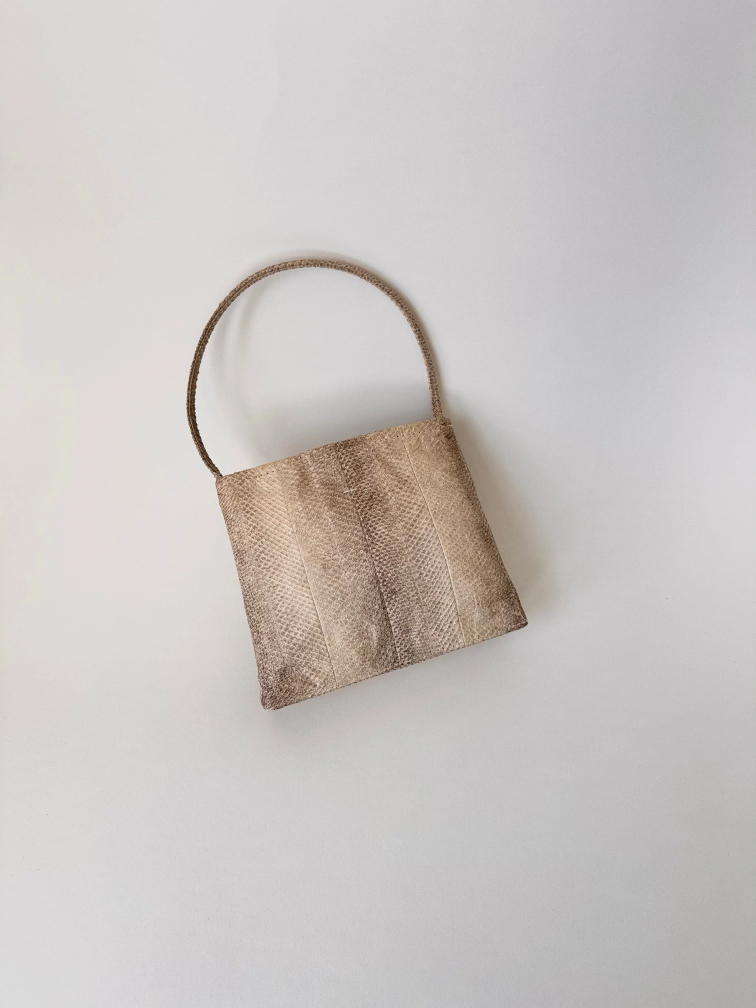
#> input picture img/desktop/shop-purse-flat.webp, 1512 x 2016 px, given in place of 2560dpi.png, which was not available (shown at 1/2 size)
$ python build-desktop-v2-assets.py ../img/desktop/shop-purse-flat.webp
#> lines starting #> are read from the running program, lines starting #| are printed output that depends on the picture; after the words box and inside, x2 and y2 are one past the last pixel; in counts of white or black regions, pixels touching at a corner belong together; pictures that were not available may be replaced by others from this repository, and a replacement may not be noted
#!/usr/bin/env python3
"""Desktop v2 (Drive redesign) image derivatives -> img/d2-*.jpg.

Every crop box below was measured by template-matching the photo region of
design-ref/desktop-v2/*@2x.png (2881px artboards = 1440 CSS px @2x; boxes noted in
artboard px) against the original source (normalised cross-correlation score noted),
so each derivative reproduces the mockup's composition at desktop resolution.
Sources are limited to img/photos-v2/* originals, the mobile v2 derivatives and the
existing img/desktop/*.webp assets where the mockup shows that exact photograph.
Nothing here overwrites a file used by mobile.

Run sequentially: python3 scripts/build-desktop-v2-assets.py [--verify]
(--verify re-scores every derivative against its artboard region; needs design-ref/.)
"""
from PIL import Image, ImageOps, ImageCms, ImageFilter
import io
import os
import sys
import numpy as np

Image.MAX_IMAGE_PIXELS = None
ROOT = os.path.dirname(os.path.dirname(os.path.abspath(__file__)))
IMG = os.path.join(ROOT, 'img')
V2 = os.path.join(IMG, 'photos-v2')
DK = os.path.join(IMG, 'desktop')
REF = os.path.join(ROOT, 'design-ref', 'desktop-v2')

SRGB = ImageCms.createProfile('sRGB')
_cache = {}


def open_src(path, rot=0, mirror=False):
#> called with path = 'img/photos-v2/2560dpi.png', rot = 0, mirror = False
    key = (path, rot, mirror)
    if key in _cache:
        return _cache[key]
    _cache.clear()  # one large original in memory at a time
    im = ImageOps.exif_transpose(Image.open(path))
#> im is the input picture: PIL image 1512x2016 RGB; mean R, G, B 201.8, 197.1, 195
    icc = im.info.get('icc_profile')
    if icc and 'sRGB' not in ImageCms.getProfileDescription(ImageCms.ImageCmsProfile(io.BytesIO(icc))):
        # iPhone originals are Display P3; the derivatives are untagged web JPEGs (sRGB)
        im = ImageCms.profileToProfile(im.convert('RGB'), ImageCms.ImageCmsProfile(io.BytesIO(icc)), SRGB,
                                       renderingIntent=ImageCms.Intent.PERCEPTUAL, outputMode='RGB')
    if im.mode in ('RGBA', 'LA', 'P'):
        im = im.convert('RGBA')
        bg = Image.new('RGB', im.size, 'white')
        bg.paste(im, mask=im.split()[3])
        im = bg
    im = im.convert('RGB')
    if mirror:
        im = ImageOps.mirror(im)
    if rot:
        im = im.rotate(rot, expand=True, resample=Image.BICUBIC)
    _cache[key] = im
    return im


def grade(im, g):
    """per-channel tone match to the artboard: move each channel's mean/std to the
    values measured on the artboard's graded photo"""
    if not g:
        return im
    a = np.asarray(im, np.float32)
    for c, (mean, std) in enumerate(g):
        ch = a[..., c]
        a[..., c] = (ch - ch.mean()) * (std / max(1.0, ch.std())) + mean
    return Image.fromarray(np.clip(a, 0, 255).astype(np.uint8))


def crop_padded(im, box):
    """crop; where the artboard frames wider than the photograph (plain studio backdrop),
    extend the backdrop by edge replication, softened so no streaks show."""
#> called with box = (0, 1466, 2560, 4710)
    x0, y0, x1, y1 = box
    if x0 >= 0 and y0 >= 0 and x1 <= im.width and y1 <= im.height:
        return im.crop(box)
    a = np.asarray(im)
    pl, pt = max(0, -x0), max(0, -y0)
    pr, pb = max(0, x1 - im.width), max(0, y1 - im.height)
    p = np.pad(a, ((pt, pb), (pl, pr), (0, 0)), mode='edge')
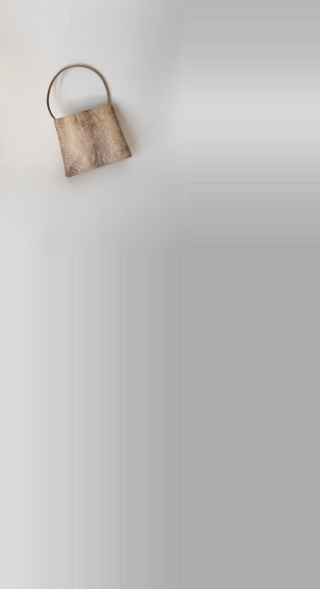
#> p: shape (4710, 2560, 3) (shown at 1/8 size); mean R, G, B 192.1, 190.5, 189.7
    out = Image.fromarray(p)
    soft = out.filter(ImageFilter.GaussianBlur(40))
    mask = Image.new('L', out.size, 255)
#> mask: PIL image 2560x4710 L; every value is 255
    mask.paste(0, (pl, pt, pl + im.width, pt + im.height))
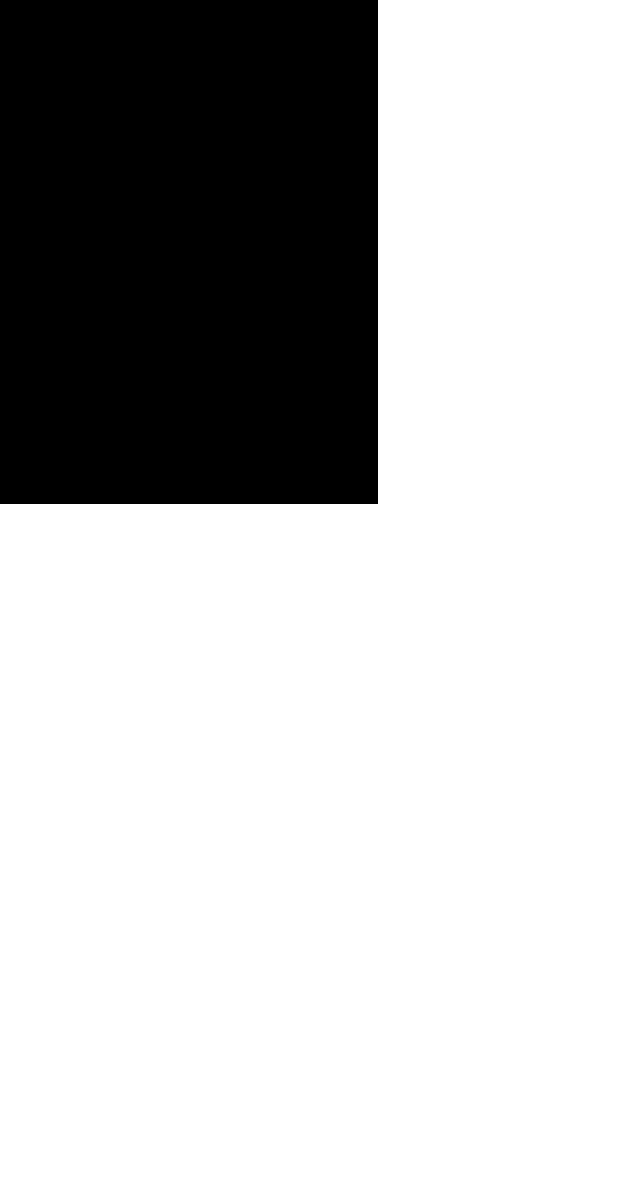
#> mask: PIL image 2560x4710 L (shown at 1/4 size); 74.7% white; 1 black region, box (x1, y1, x2, y2) and area: (0, 0, 1512, 2016) 3048192
    mask = mask.filter(ImageFilter.GaussianBlur(12))
    out = Image.composite(soft, out, mask)
    return out.crop((x0 + pl, y0 + pt, x1 + pl, y1 + pt))
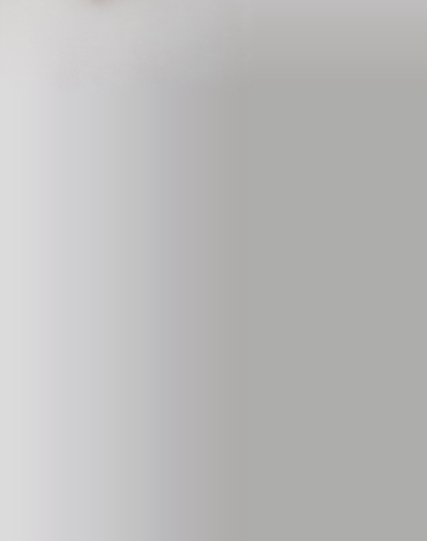
#> returned value: PIL image 2560x3244 RGB (shown at 1/6 size); mean R, G, B 187.6, 187.2, 186.5


def save(im, out, width, q=86):
#> called with out = 'd2-home-hero.jpg', width = 2560, q = 86
    if im.width > width:
        im = im.resize((width, round(im.height * width / im.width)), Image.LANCZOS)
    im.save(os.path.join(IMG, out), quality=q, optimize=True, progressive=True)
    print(f'  {out:26s} {im.width}x{im.height}')
#|   d2-home-hero.jpg           2560x3244
    return im


# name: (source, crop box in source px, output width, artboard, artboard box @2x, ncc, extra)
# output width = 2x the CSS width on the 1440 artboard, capped at the source's native pixels.
JOBS = [
    # === Home (Home@2x.png) ===
    ('d2-home-hero.jpg', f'{V2}/2560dpi.png', (0, 1466, 2560, 4710), 2560, 'Home', (0, 0, 2881, 3651), .994, {}),
    ('d2-home-purse.jpg', f'{DK}/purse-editorial.webp', (0, 0, 2394, 3192), 1114, 'Home', (243, 3894, 1356, 5378), .999, {}),
    ('d2-home-bookmark.jpg', f'{V2}/WRM3172-Edit.jpg', (637, 1181, 5511, 6849), 1276, 'Home', (1379, 3894, 2655, 5378), .984, {}),
    # the artboard sets the tote smaller than the frame: core (tote) region 480,5600-2400,7180
    # matched at ncc .952, scale 3.8623; the black backdrop is extended to the full-bleed band.
    ('d2-home-tote.jpg', f'{V2}/WRM3221-Edit.jpg', (-1483, -185, 9644, 6161), 2880, 'Home', (0, 5552, 2881, 7195), .952, {'gain': 0.92}),
    # gallery (Photo by Michelle Min): only exists in the cleaned mobile derivative
    ('d2-home-gallery.jpg', f'{IMG}/m2-home-gallery.jpg', (0, 153, 1200, 1584), 1200, 'Home', (1469, 7361, 2881, 9045), .972, {}),
    ('d2-home-mood.jpg', f'{V2}/IMG_4241.jpg', (31, 293, 4032, 1986), 1250, 'Home', (816, 9742, 2066, 10271), .955, {'gain': 0.6}),
    # === Shop (SHOP@2x.png) ===
    # Salmon Purse master: the high-res shop-purse-flat.webp (1512x2016), whole frame
    ('d2-shop-purse.jpg', f'{DK}/shop-purse-flat.webp', (0, 0, 1512, 2016), 1044, 'SHOP', (300, 458, 996, 1386), .935, {'gain': 1.13}),
    ('d2-shop-dyedbag.jpg', f'{DK}/world-dyed-bag.webp', (26, 0, 2249, 2913), 1466, 'SHOP', (1414, 0, 2881, 1922), .932, {'gain': 1.07}),
    ('d2-shop-bookmark.jpg', f'{V2}/WRM3172-Edit.jpg', (2956, 471, 6908, 5435), 1414, 'SHOP', (0, 1922, 1414, 3698), .985, {'rot': 90}),
    # only copy of the bookmark-on-book photograph in the repo (540x676); flagged as low-res
    ('d2-shop-bookbm.jpg', f'{DK}/shop-bookmark-book.webp', (0, 0, 540, 676), 540, 'SHOP', (1785, 2386, 2482, 3259), .967, {}),
    # only copy of the amber tote photograph in the repo (1400x857); flagged as 1x
    ('d2-shop-tote.jpg', f'{DK}/tote.webp', (8, 5, 1400, 853), 1392, 'SHOP', (0, 4112, 2876, 5864), .991, {}),
    ('d2-shop-c-purse.jpg', f'{V2}/2560dpi.png', (0, 1466, 2560, 4707), 730, 'SHOP', (70, 6456, 800, 7380), .969, {}),
    ('d2-shop-c-bookmark.jpg', f'{V2}/WRM3172-Edit.jpg', (2962, 471, 6912, 5416), 738, 'SHOP', (822, 6456, 1560, 7380), .987, {'rot': 90}),
    ('d2-shop-c-tote.jpg', f'{V2}/WRM3221-Edit.jpg', (0, 0, 8256, 6182), 1234, 'SHOP', (1580, 6456, 2814, 7380), .998, {}),
    # === Product detail (Salmon Purse / Bookmark / Algae Tote @2x.png) ===
    ('d2-pd-purse-1.jpg', f'{V2}/Ecomm.jpg', (253, 483, 2781, 3793), 1440, 'Salmon Purse', (0, 0, 1440, 1886), .976, {}),
    # photo 2 (three-quarter view on white, 0,1888-1440,3808) has no source in the repo: omitted
    ('d2-pd-purse-3.jpg', f'{DK}/purse-grain.webp', (0, 0, 2400, 1797), 1440, 'Salmon Purse', (0, 3820, 1440, 4898), .996, {}),
    ('d2-pd-purse-4.jpg', f'{DK}/purse-corner.webp', (0, 0, 2389, 3199), 1440, 'Salmon Purse', (0, 4898, 1440, 6826), .995, {}),
    ('d2-pd-purse-5.jpg', f'{V2}/IMG_9859.jpg', (0, 45, 2937, 3619), 1440, 'Salmon Purse', (0, 6826, 1440, 8578), .987, {}),
    # only copy of the bookmark-on-open-book photograph (1400x963); flagged as 1x
    ('d2-pd-bm-1.jpg', f'{DK}/bookmark-book.webp', (0, 108, 1400, 963), 1400, 'Bookmark', (0, 0, 2881, 1760), .970, {}),
    ('d2-pd-bm-2.jpg', f'{V2}/WRM3172-Edit.jpg', (614, 1152, 5524, 6849), 1434, 'Bookmark', (0, 1760, 1434, 3424), .993, {}),
    # the artboard uses this original mirrored (ncc .968 mirrored vs <.21 as shot)
    ('d2-pd-bm-3.jpg', f'{V2}/IMG_3794.jpg', (22, 34, 3024, 4032), 1434, 'Bookmark', (0, 3424, 1434, 5334), .968, {'mirror': True}),
    ('d2-pd-tote-1.jpg', f'{DK}/tote.webp', (0, 0, 849, 1400), 849, 'Algae Tote', (0, 0, 1448, 2388), .992, {'rot': -90, 'gain': 1.43}),
    ('d2-pd-tote-2.jpg', f'{V2}/WRM3221-Edit.jpg', (0, 75, 8256, 6153), 1448, 'Algae Tote', (0, 2388, 1448, 3454), .997, {}),
    # === About Materials (Mateiral Story@2x.png) ===
    ('d2-mat-fish.jpg', f'{DK}/purse-grain.webp', (317, 27, 1703, 1759), 1386, 'Mateiral Story', (0, 0, 1440, 1800), .887, {'gain': 0.9}),
    # the artboard grades this sheet dark olive; box aligned on the two stitch lines (ncc .58,
    # grading is non-linear), tone matched by mean/std per channel
    ('d2-mat-algae.jpg', f'{V2}/WRM3266-Edit.jpg', (720, 3269, 4180, 7592), 1440, 'Mateiral Story', (1440, 0, 2881, 1800), .582, {'grade': 'algae'}),
    # === Material stories ===
    ('d2-fish-hero.jpg', f'{V2}/IMG_4585.jpg', (106, 409, 3019, 4031), 1444, 'Fish Leather Mateiral Story', (0, 0, 1444, 1796), .977, {'gain': 0.69}),
    # only copy of the Ainu archive photograph (370x345); flagged as 1x
    ('d2-fish-ainu.jpg', f'{DK}/fish-ainu-design-crop.webp', (16, 22, 364, 273), 348, 'Fish Leather Mateiral Story', (422, 2242, 1132, 2752), .963, {}),
    ('d2-fish-p-tote.jpg', f'{V2}/WRM3221-Edit.jpg', (0, 0, 8216, 6192), 1218, 'Fish Leather Mateiral Story', (194, 3848, 1412, 4766), .964, {'gain': 0.71}),
    ('d2-fish-p-algae.jpg', f'{V2}/WRM3266-Edit.jpg', (743, 3068, 4295, 5635), 1270, 'Fish Leather Mateiral Story', (1446, 3848, 2716, 4766), .615, {'grade': 'algae'}),
    ('d2-algae-hero.jpg', f'{V2}/IMG_0611.jpg', (34, 11, 3011, 3746), 1428, 'Algae Material Story', (0, 0, 1428, 1792), .987, {}),
    ('d2-algae-p-tote.jpg', f'{V2}/WRM3221-Edit.jpg', (75, 0, 8256, 6192), 1218, 'Algae Material Story', (244, 4292, 1462, 5212), .972, {'gain': 0.71}),
    ('d2-algae-p-fish.jpg', f'{DK}/purse-grain.webp', (329, 494, 1535, 1364), 1206, 'Algae Material Story', (1490, 4292, 2764, 5212), .893, {'gain': 0.9}),
    # === WRM World (WRM WORLD@2x.png) ===
    # only copy of the crocheted bag photograph (703x898); flagged as low-res
    ('d2-world-crochet.jpg', f'{DK}/world-clear-bag.webp', (103, 0, 702, 898), 599, 'WRM WORLD', (0, 0, 1230, 1844), .957, {}),
    ('d2-world-samples.jpg', f'{IMG}/mobile-world-original.png', (376, 435, 1163, 1482), 666, 'WRM WORLD', (1818, 526, 2484, 1412), .981, {}),
    ('d2-world-dye.jpg', f'{DK}/world-dye.webp', (0, 0, 2392, 2974), 1448, 'WRM WORLD', (0, 1844, 1448, 3644), .992, {}),
    # only copy of the fish-jar photograph is inside the previous World artwork; flagged as 1x
    ('d2-world-vase.jpg', f'{IMG}/mobile-world-original.png', (381, 2912, 1065, 3771), 684, 'WRM WORLD', (1448, 1844, 2881, 3644), .996, {}),
    # the wallpaper panel with its pinned pieces (Wiener Werkstatte page, note, weaving) is one
    # photographed arrangement; the whole frame maps onto artboard 84,3842 at scale .9132
    ('d2-world-wall.jpg', f'{DK}/world-history.webp', (0, 0, 2400, 1895), 2400, 'WRM WORLD', (84, 3842, 2712, 5917), .997, {}),
    ('d2-world-wire.jpg', f'{DK}/world-wire.webp', (0, 0, 2400, 1483), 2400, 'WRM WORLD', (0, 6044, 2881, 7824), .998, {}),
    ('d2-world-back.jpg', f'{V2}/WRM3221-Edit.jpg', (0, 0, 8256, 6178), 1216, 'WRM WORLD', (1596, 8314, 2812, 9224), .987, {'gain': 0.71}),
]
# LEARN MORE tile: fish grain (left) + algae sheet (right) side by side, as on the artboard
LEARN = [
    (f'{DK}/purse-grain.webp', (318, 19, 1708, 1751), 'WRM WORLD', (70, 8314, 800, 9224), .919, {}),
    (f'{V2}/WRM3266-Edit.jpg', (1312, 4870, 3498, 7611), 'WRM WORLD', (800, 8314, 1526, 9224), .654, {'grade': 'algae'}),
]
# artboard tone of the graded algae sheet: (mean, std) per RGB channel, measured on the
# Mateiral Story / Fish Leather story / WRM World panels (all three carry the same grade)
GRADES = {'algae': [(105.0, 10.0), (99.0, 10.0), (86.0, 10.5)]}


def build_one(src, box, extra):
    im = open_src(src, extra.get('rot', 0), extra.get('mirror', False))
    out = grade(crop_padded(im, box), GRADES.get(extra.get('grade')))
    if extra.get('gain'):  # artboard exposure (mean RGB ratio artboard / source, see --verify)
        out = out.point(lambda v: min(255, round(v * extra['gain'])))
    return out


def build():
    for out, src, box, width, *_ , extra in JOBS:
        save(build_one(src, box, extra), out, width)
#> pass 2 of the loop in build, `for out, src, box, width, *_ , extra in JOBS:`:
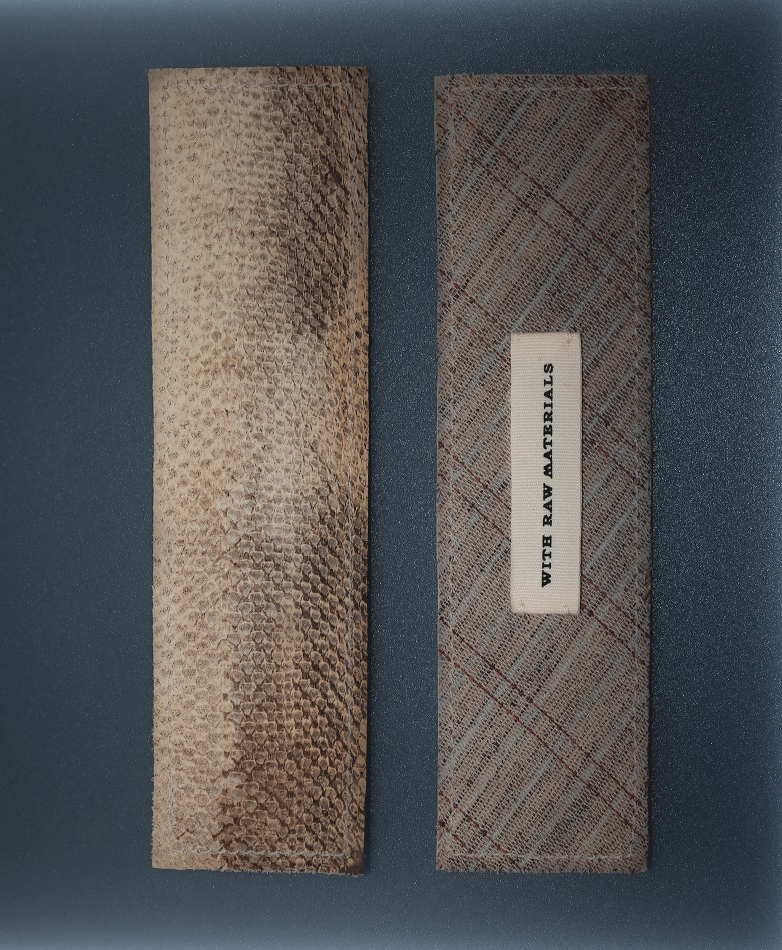
#> input picture img/bookmark-blue.jpg, 1564 x 1900 px, given in place of purse-editorial.webp, which was not available (shown at 1/2 size)
#> in open_src, im is the input picture: PIL image 1564x1900 RGB; mean R, G, B 83.3, 83.5, 84
#> p: shape (3192, 2394, 3)
#> in crop_padded (call 2), `soft = out.filter(ImageFilter.GaussianBlur(40))`:
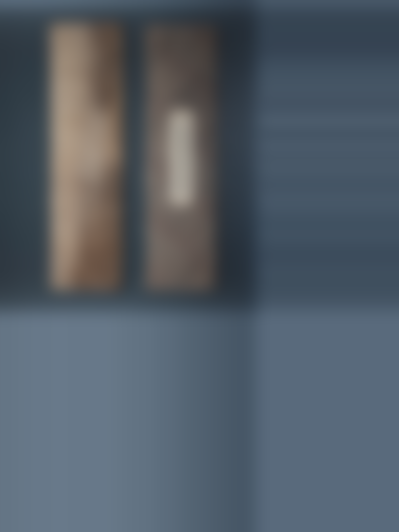
#> soft: PIL image 2394x3192 RGB (shown at 1/6 size); mean R, G, B 83.1, 93.2, 103.5
#> in crop_padded (call 2), `mask.paste(0, (pl, pt, pl + im.width, pt + im.height))`:
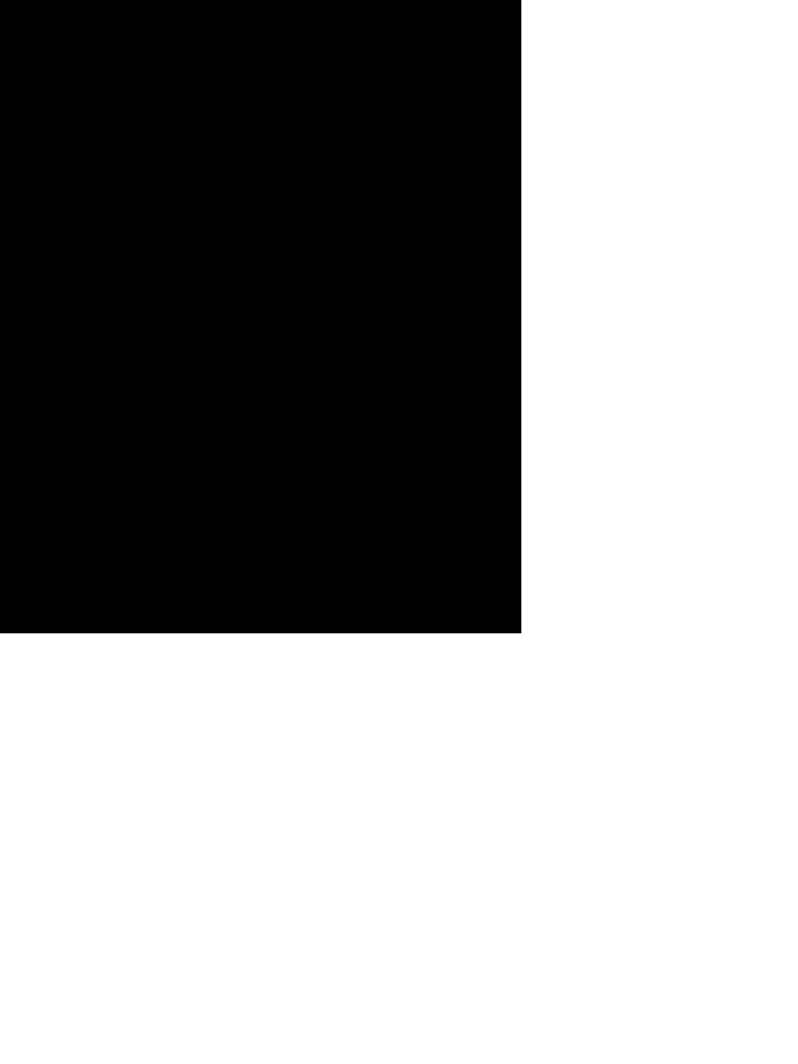
#> mask: PIL image 2394x3192 L (shown at 1/3 size); 61.1% white; 1 black region, box (x1, y1, x2, y2) and area: (0, 0, 1564, 1900) 2971600
#> im: PIL image 1114x1485 RGB
#|   d2-home-purse.jpg          1114x1485
    parts = [build_one(src, box, extra) for src, box, _, _, _, extra in LEARN]
    h = 910
    parts = [p.resize((round(p.width * h / p.height), h), Image.LANCZOS) for p in parts]
    sheet = Image.new('RGB', (730 + 726, h))
    sheet.paste(parts[0].resize((730, h), Image.LANCZOS), (0, 0))
    sheet.paste(parts[1].resize((726, h), Image.LANCZOS), (730, 0))
    save(sheet, 'd2-world-learn.jpg', 1456)
    # header logo: the desktop mockups draw a different WRM script than wrm-logo-dark.png;
    # this is the mockup's own logo artwork (black on transparent in FAQ@2x.png)
    if os.path.exists(f'{REF}/FAQ@2x.png'):
        a = np.array(Image.open(f'{REF}/FAQ@2x.png').crop((1370, 28, 1510, 151)))
        logo = np.zeros_like(a); logo[..., 3] = a[..., 3]
        Image.fromarray(logo).save(f'{IMG}/d2-logo.png', optimize=True)
        print('  d2-logo.png                140x123')


# [17 lines left out: function verify, not called in this run]


if __name__ == '__main__':
#> (the run stopped early here; a loop or call above may not have finished)
